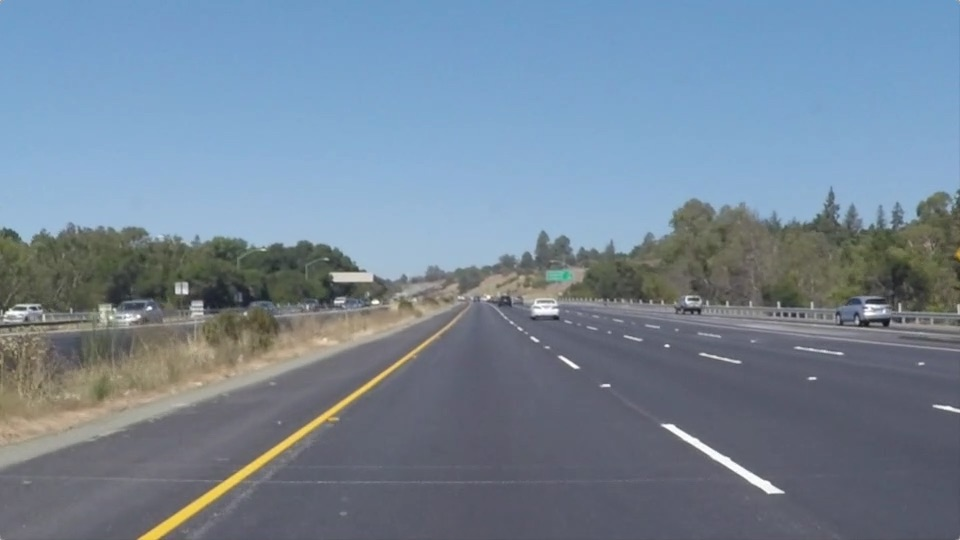
#> input picture car_lane_detection/lane.jpg, 960 x 540 px
$ python -i lane_detection_2.py   (imports and definitions only)
#> lines starting #> are read from the running program, lines starting #| are printed output that depends on the picture; after the words box and inside, x2 and y2 are one past the last pixel; in counts of white or black regions, pixels touching at a corner belong together
from moviepy.editor import VideoFileClip
import matplotlib.pyplot as plt
import matplotlib.image as mplimg
import numpy as np
import cv2

blur_ksize = 5  # Gaussian blur kernel size
canny_lthreshold = 70  # Canny edge detection low threshold
canny_hthreshold = 150  # Canny edge detection high threshold

# Hough transform parameters
rho = 1
theta = np.pi / 180
threshold = 15
min_line_length = 60
max_line_gap = 30

def roi_mask(img, vertices):
  mask = np.zeros_like(img)

  #defining a 3 channel or 1 channel color to fill the mask with depending on the input image
  if len(img.shape) > 2:
    channel_count = img.shape[2]  # i.e. 3 or 4 depending on your image
    mask_color = (255,) * channel_count
  else:
    mask_color = 255

  cv2.fillPoly(mask, vertices, mask_color)
  masked_img = cv2.bitwise_and(img, mask)
  return masked_img

def draw_roi(img, vertices):
  cv2.polylines(img, vertices, True, [255, 0, 0], thickness=2)

def draw_lines(img, lines, color=[255, 0, 0], thickness=2):
  for line in lines:
    for x1, y1, x2, y2 in line:
      cv2.line(img, (x1, y1), (x2, y2), color, thickness)

def hough_lines(img, rho, theta, threshold, min_line_len, max_line_gap):
  lines = cv2.HoughLinesP(img, rho, theta, threshold, np.array([]), minLineLength=min_line_len, maxLineGap=max_line_gap)
  line_img = np.zeros((img.shape[0], img.shape[1], 3), dtype=np.uint8)
  # draw_lines(line_img, lines)
  draw_lanes(line_img, lines)
  return line_img

def draw_lanes(img, lines, color=[255, 0, 0], thickness=8):
  left_lines, right_lines = [], []
  for line in lines:
    for x1, y1, x2, y2 in line:
      k = (y2 - y1) / (x2 - x1)
      if k < 0:
        left_lines.append(line)
      else:
        right_lines.append(line)

  if (len(left_lines) <= 0 or len(right_lines) <= 0):
    return img

  clean_lines(left_lines, 0.1)
  clean_lines(right_lines, 0.1)
  left_points = [(x1, y1) for line in left_lines for x1,y1,x2,y2 in line]
  left_points = left_points + [(x2, y2) for line in left_lines for x1,y1,x2,y2 in line]
  right_points = [(x1, y1) for line in right_lines for x1,y1,x2,y2 in line]
  right_points = right_points + [(x2, y2) for line in right_lines for x1,y1,x2,y2 in line]

  left_vtx = calc_lane_vertices(left_points, 450, img.shape[0])
  right_vtx = calc_lane_vertices(right_points, 450, img.shape[0])

  cv2.line(img, left_vtx[0], left_vtx[1], color, thickness)
  cv2.line(img, right_vtx[0], right_vtx[1], color, thickness)

def clean_lines(lines, threshold):
  slope = [(y2 - y1) / (x2 - x1) for line in lines for x1, y1, x2, y2 in line]
  while len(lines) > 0:
    mean = np.mean(slope)
    diff = [abs(s - mean) for s in slope]
    idx = np.argmax(diff)
    if diff[idx] > threshold:
      slope.pop(idx)
      lines.pop(idx)
    else:
      break


def calc_lane_vertices(point_list, ymin, ymax):
  x = [p[0] for p in point_list]
  y = [p[1] for p in point_list]
  fit = np.polyfit(y, x, 1)
  fit_fn = np.poly1d(fit)

  xmin = int(fit_fn(ymin))
  xmax = int(fit_fn(ymax))

  return [(xmin, ymin), (xmax, ymax)]

def process_an_image(img):
  roi_vtx = np.array([[(0+20, img.shape[0]-60), (600, 450), (720, 450), (img.shape[1]-150, img.shape[0]-60)]])

  # extract yellow line and white line
  hsv = cv2.cvtColor(img, cv2.COLOR_RGB2HSV)
#> hsv: shape (540, 960, 3); mean H, S, V 94.7, 61.6, 155
  '''
    >>> yellow = np.uint8([[[255, 255, 0]]])
    >>> hsv_yellow = cv2.cvtColor(yellow, cv2.COLOR_RGB2HSV)
    >>> hsv_yellow
    array([[[ 30, 255, 255]]], dtype=uint8)
    Now you take [H-10, 100,100] and [H+10, 255, 255] as lower bound and upper bound respectively
  '''
  lower_yellow = np.array([20, 100, 100])
  upper_yellow = np.array([40, 255, 255])
  yellow_mask = cv2.inRange(hsv, lower_yellow, upper_yellow)
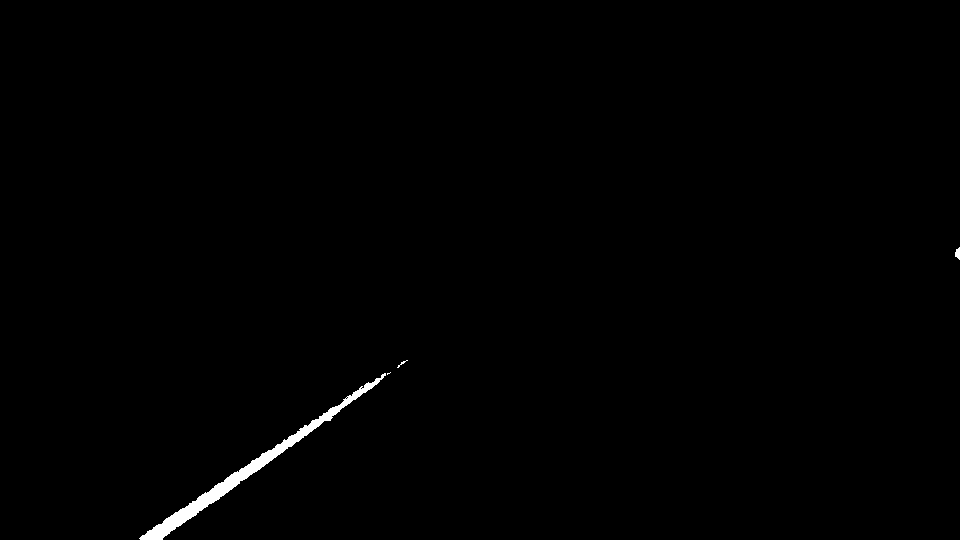
#> yellow_mask: shape (540, 960); 0.56% white; 4 white regions (1 under 20 px), largest, box (x1, y1, x2, y2) and area: (139, 373, 386, 540) 2830, (955, 247, 960, 260) 46, (397, 360, 408, 368) 20
  # http://stackoverflow.com/questions/22588146/tracking-white-color-using-python-opencv
  lower_white = np.array([0, 0, 215])
  upper_white = np.array([180, 40, 255])
  white_mask = cv2.inRange(hsv, lower_white, upper_white)
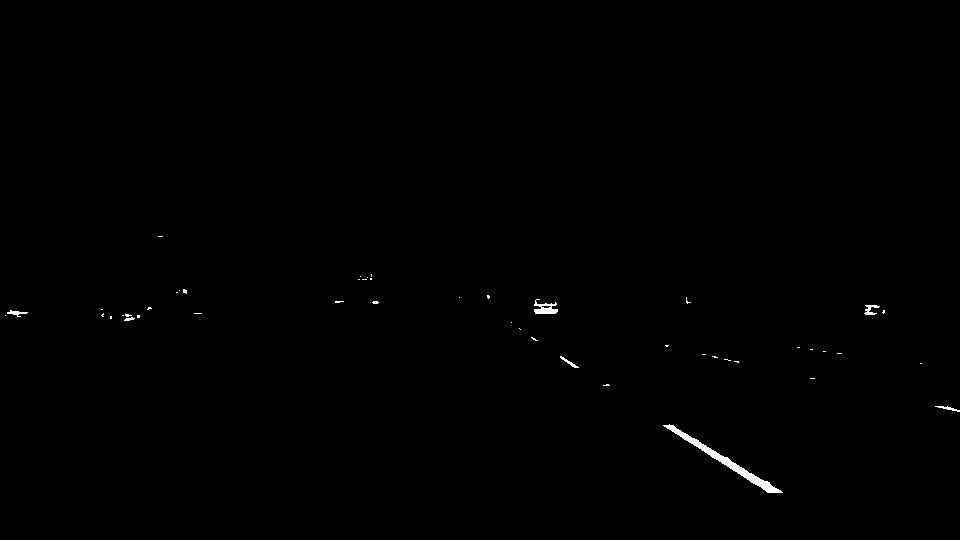
#> white_mask: shape (540, 960); 0.31% white; 47 white regions (40 under 20 px), largest, box (x1, y1, x2, y2) and area: (663, 424, 783, 493) 884, (534, 299, 558, 314) 197, (864, 305, 880, 315) 81
  color_mask = cv2.bitwise_or(yellow_mask, white_mask)
#> color_mask: shape (540, 960); 0.87% white; 51 white regions (41 under 20 px), largest, box (x1, y1, x2, y2) and area: (139, 373, 386, 540) 2830, (663, 424, 783, 493) 884, (534, 299, 558, 314) 197

  gray = cv2.cvtColor(img, cv2.COLOR_RGB2GRAY)
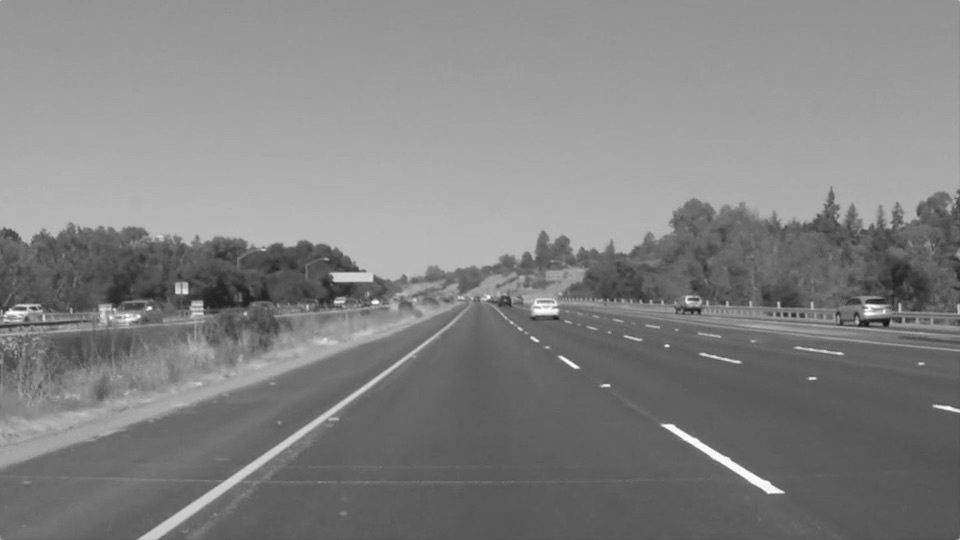
#> gray: shape (540, 960); min 19, max 255, mean 130.4
  darken = (gray / 3).astype(np.uint8)
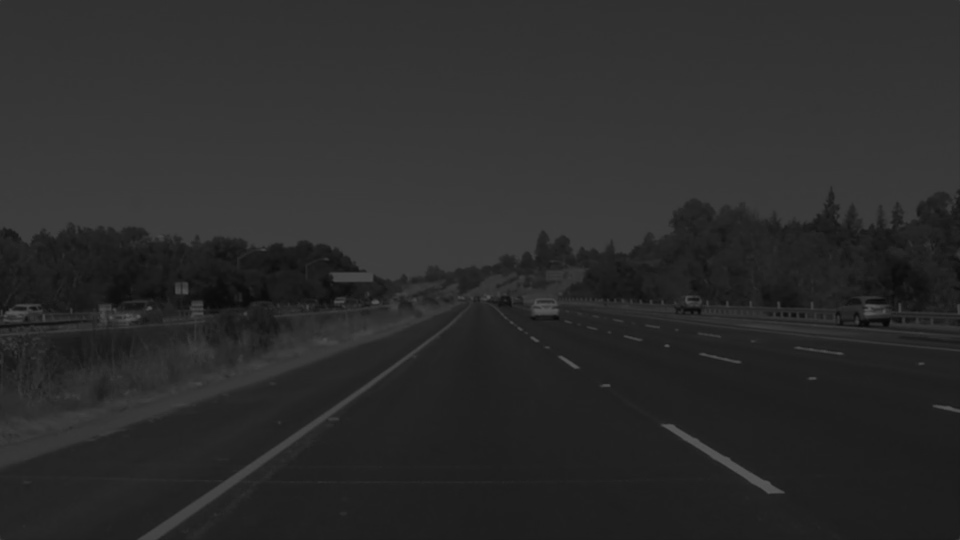
#> darken: shape (540, 960); min 6, max 85, mean 43.1
  color_masked = cv2.bitwise_or(darken, color_mask)
  blur_gray = cv2.GaussianBlur(color_masked, (blur_ksize, blur_ksize), 0, 0)
  edges = cv2.Canny(blur_gray, canny_lthreshold, canny_hthreshold)
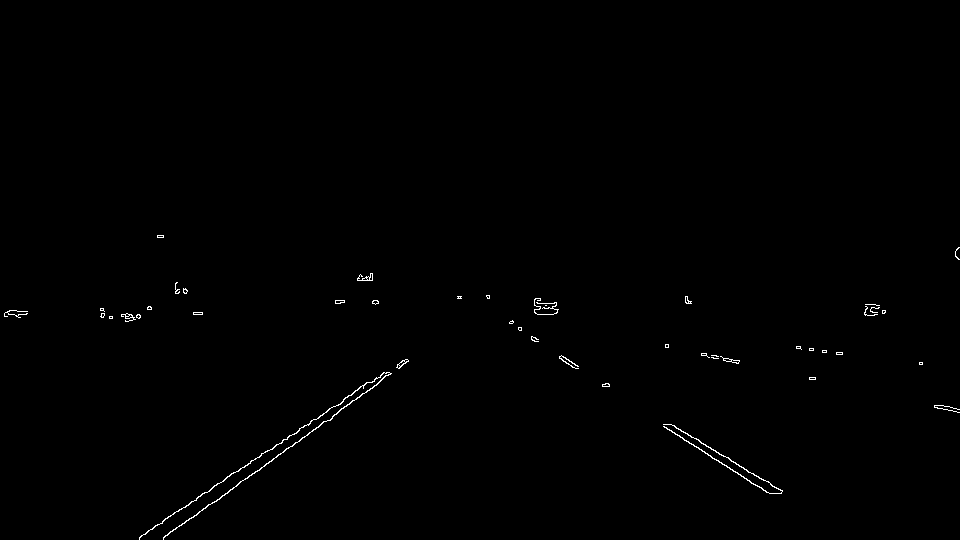
#> edges: shape (540, 960); 0.41% white in thin lines or dots, all inside (x1, y1, x2, y2) = (4, 235, 960, 540)
  roi_edges = roi_mask(edges, roi_vtx)
#> in roi_mask, `cv2.fillPoly(mask, vertices, mask_color)`:
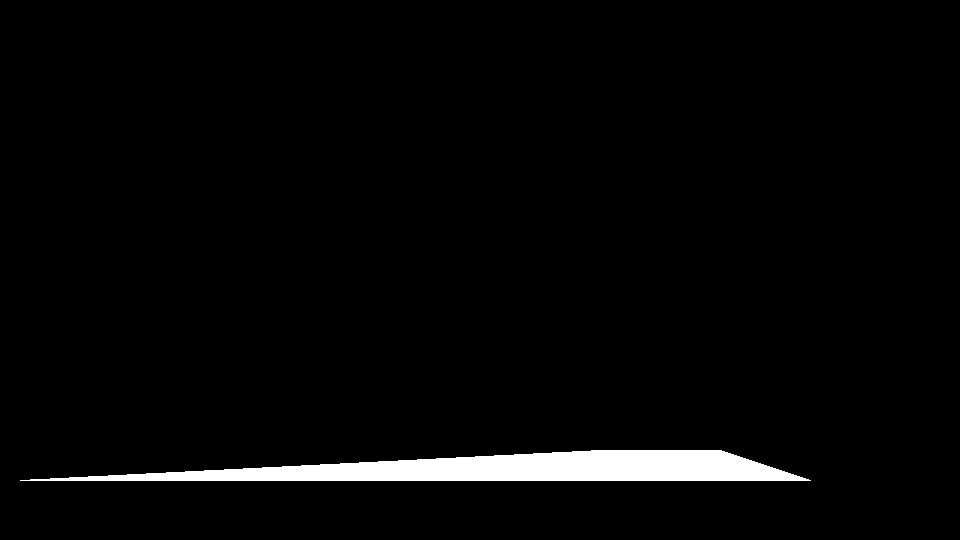
#> mask: shape (540, 960); 2.8% white; 1 white region, box (x1, y1, x2, y2) and area: (20, 450, 811, 481) 14436
#> in roi_mask, `masked_img = cv2.bitwise_and(img, mask)`:
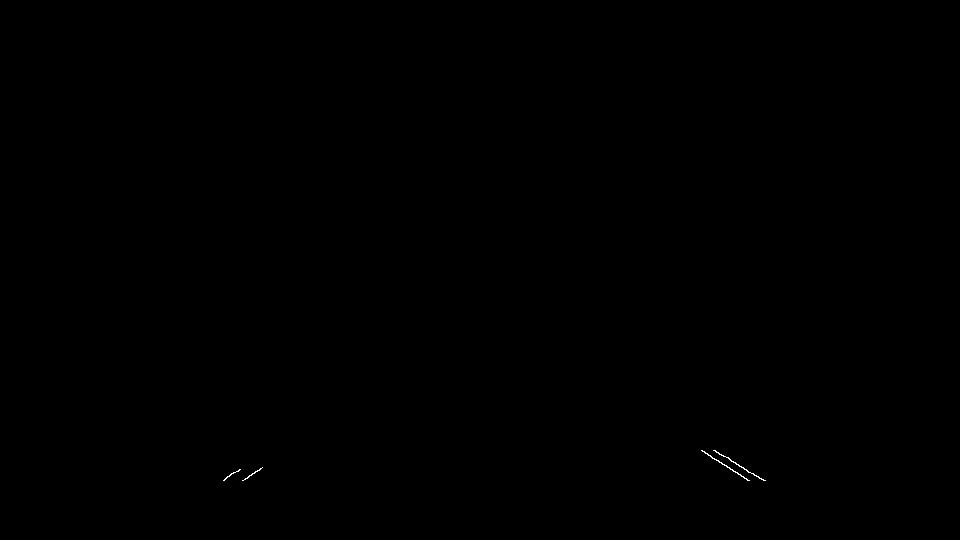
#> masked_img: shape (540, 960); 0.04% white in thin lines or dots, all inside (x1, y1, x2, y2) = (223, 450, 766, 481)
  line_img = hough_lines(roi_edges, rho, theta, threshold, min_line_length, max_line_gap)
#> in hough_lines, `lines = cv2.HoughLinesP(img, rho, theta, threshold, np.array([]), minL..`: lines = None
  res_img = cv2.addWeighted(img, 0.8, line_img, 1, 0)

  '''
  plt.figure()
  plt.imshow(img)
  plt.savefig('images/lane_original.png', bbox_inches='tight')
  plt.figure()
  plt.imshow(gray, cmap='gray')
  plt.savefig('images/gray.png', bbox_inches='tight')
  plt.figure()
  plt.imshow(blur_gray, cmap='gray')
  plt.savefig('images/blur_gray.png', bbox_inches='tight')
  plt.figure()
  plt.imshow(edges, cmap='gray')
  plt.savefig('images/edges.png', bbox_inches='tight')
  plt.figure()
  plt.imshow(roi_edges, cmap='gray')
  plt.savefig('images/roi_edges.png', bbox_inches='tight')
  plt.figure()
  plt.imshow(line_img, cmap='gray')
  plt.savefig('images/line_img.png', bbox_inches='tight')
  plt.figure()
  plt.imshow(res_img)
  plt.savefig('images/res_img.png', bbox_inches='tight')
  plt.show()
  '''

  return res_img

# img = mplimg.imread("lane.jpg")
# process_an_image(img)

output = 'video_3_sol.mp4'
# [1 line that did not run here, left out]
# [1 line that did not run here, left out]
# [1 line not run here, left out]

>>> import cv2
>>> picture = cv2.cvtColor(cv2.imread('lane.jpg'), cv2.COLOR_BGR2RGB)
#> (the run stopped early here; a loop or call above may not have finished)
